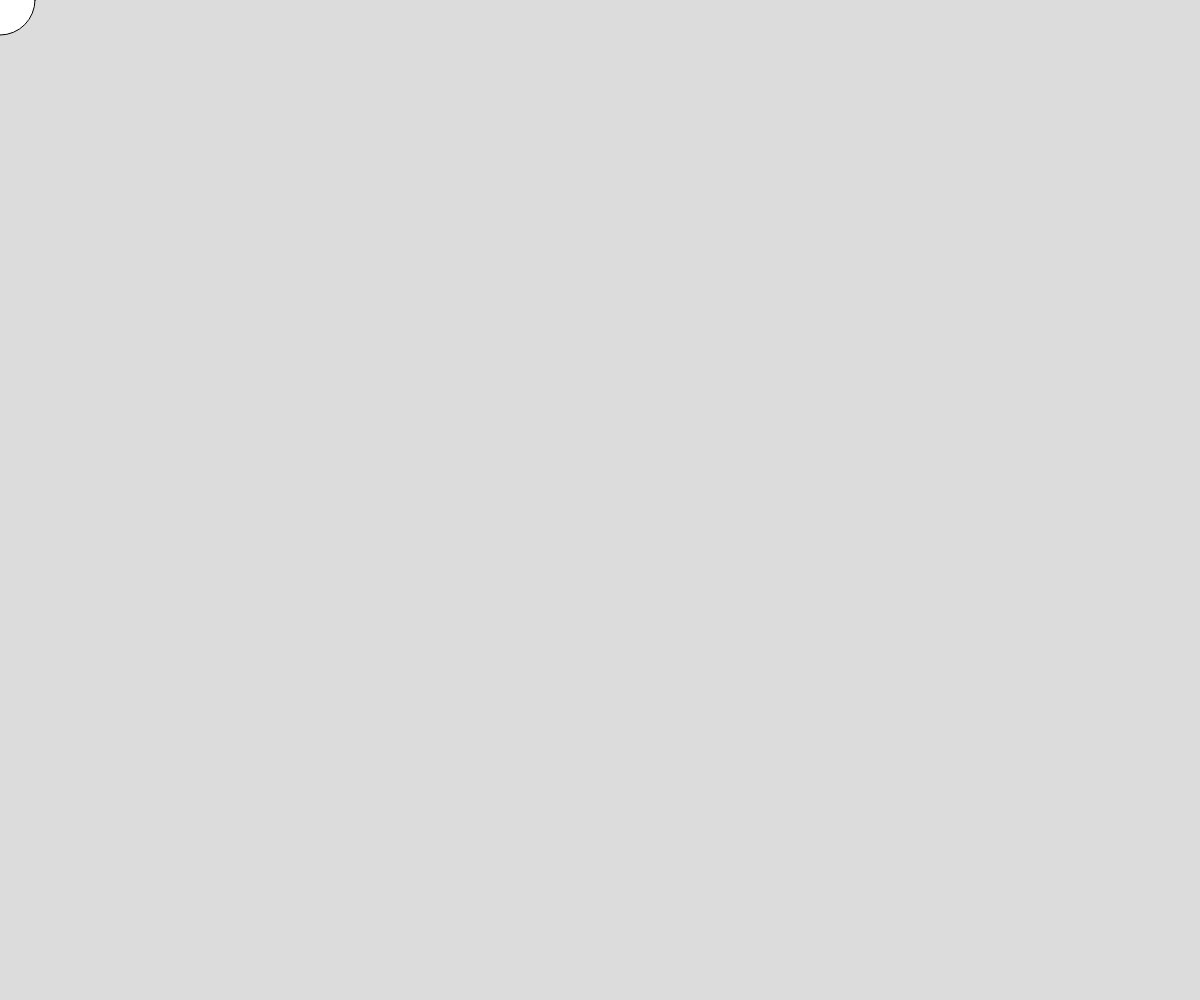
Frame 1 (no input)
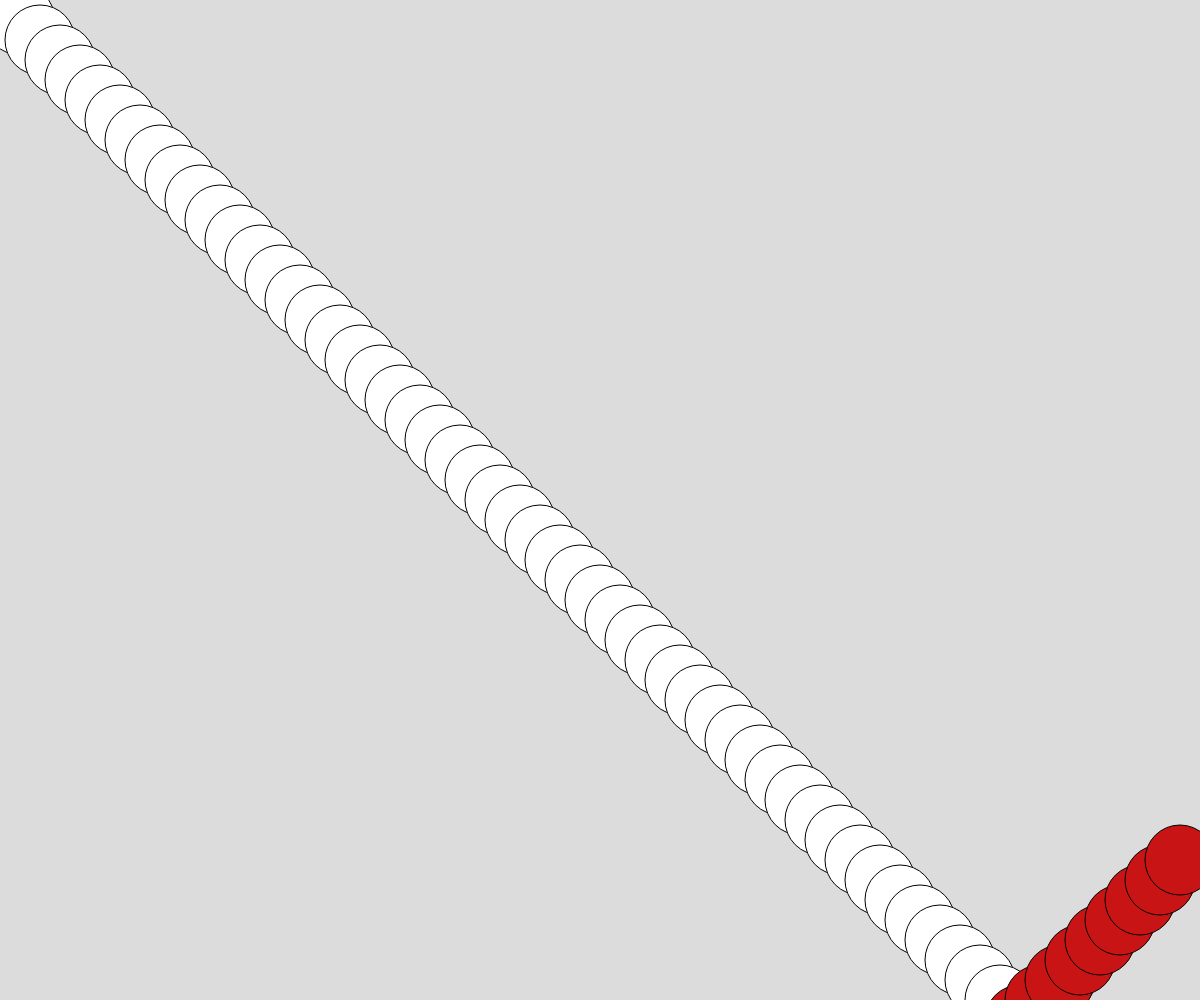
Frame 60 (no input)
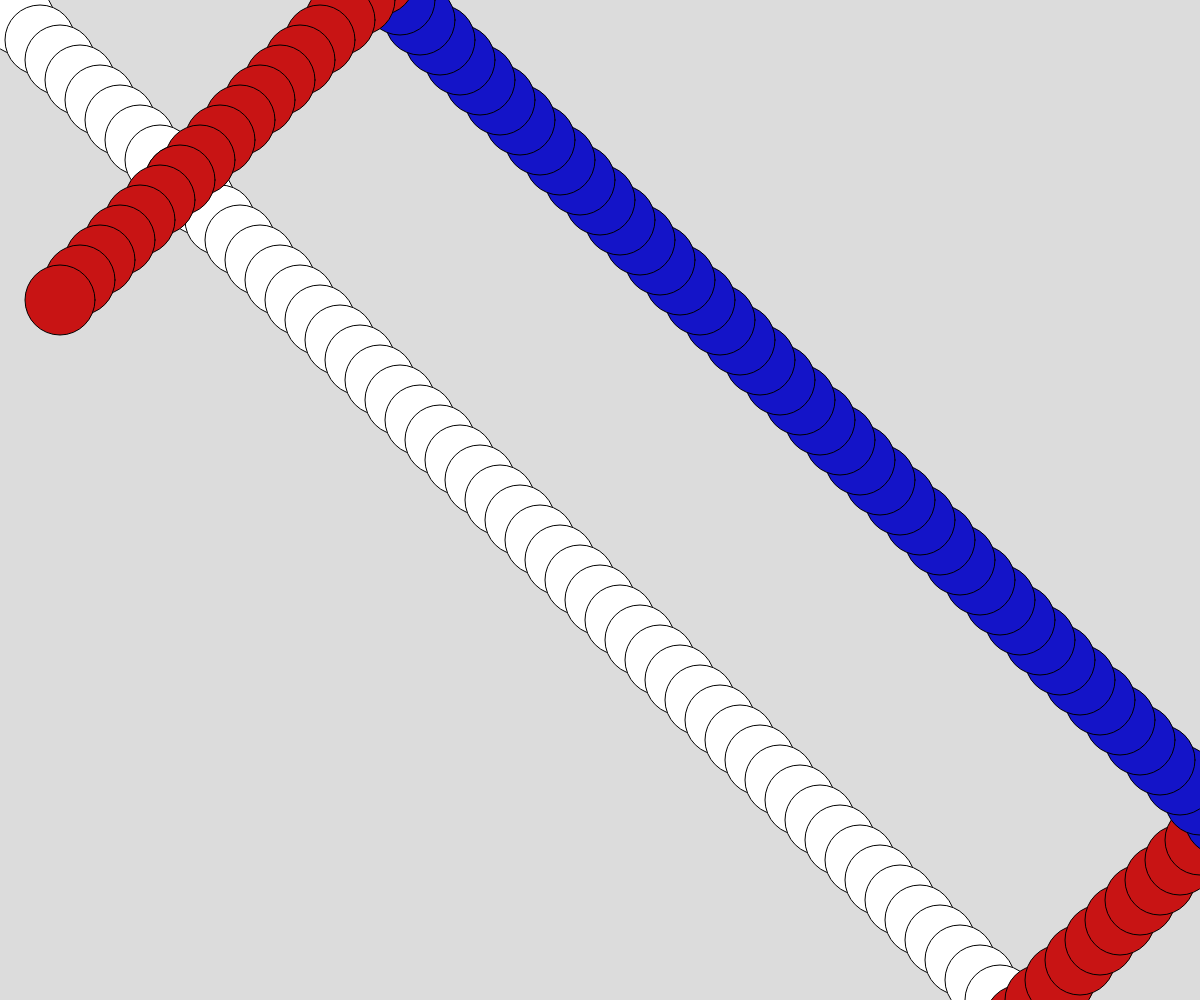
Frame 120 (the mouse pressed at the canvas centre since frame 60)

The p5.js sketch that drew these frames (run headless with seeded random() and noise() and a simulated clock; from frame 60 on, the mouse is pressed at the canvas centre):

// p5.js sketch
// ── sketch.js
let yPos = 0;
let ySpeed = 20;
let xPos = 0;
let xSpeed = 20;

function setup() {
  createCanvas(innerWidth, innerHeight);
  background(220);
}

function draw() {
  
  ellipse(xPos, yPos, 70);
  xPos = xPos + xSpeed;
  yPos = yPos + ySpeed;

  if (yPos > height || yPos < 0) {
    ySpeed = -ySpeed;
    fill(200,20,20);
  }
  if(xPos > width || xPos <0) {
    xSpeed = -xSpeed;
    fill(20,20,200);
  }

}
